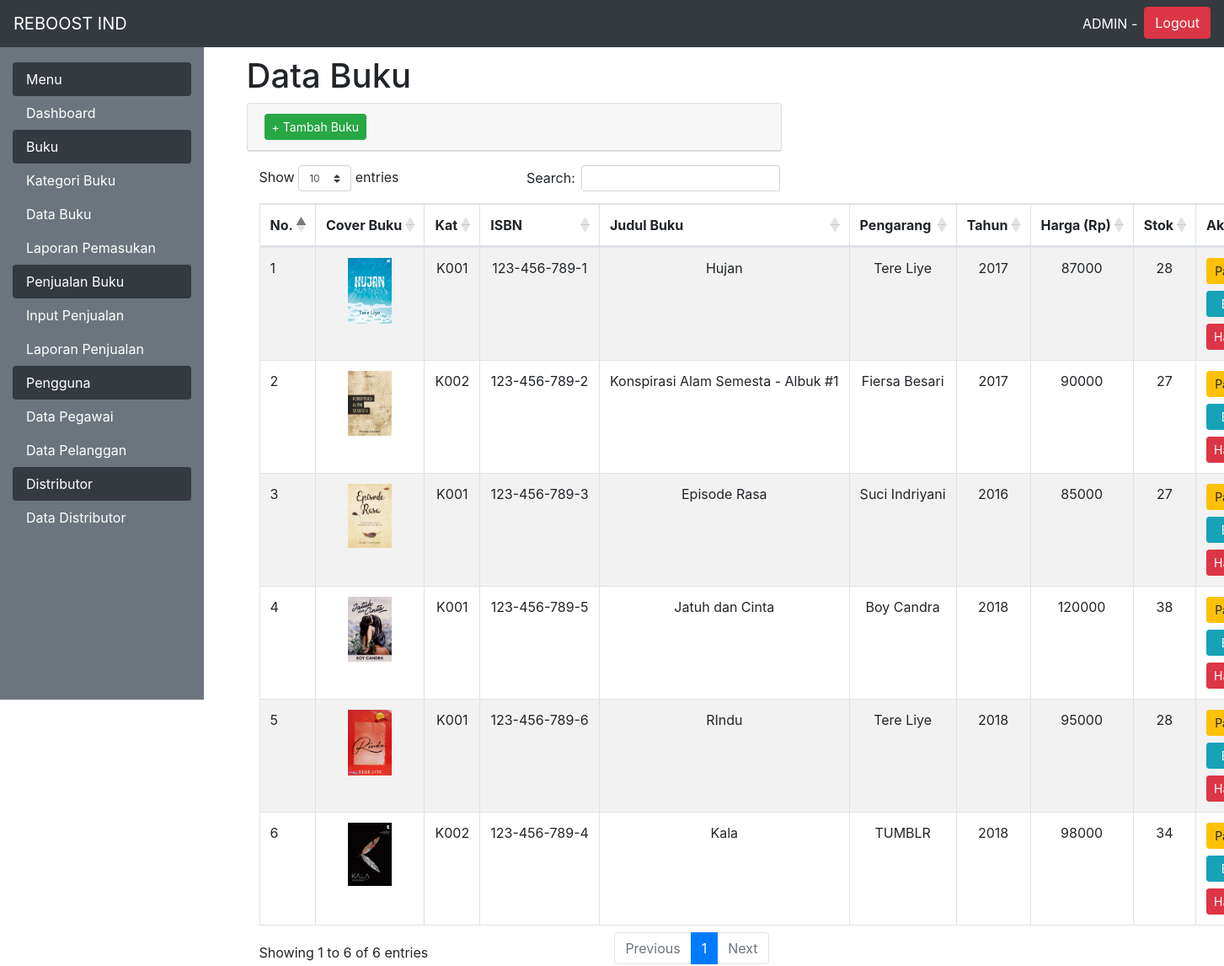
Page /admin.php?menu=databuku (signed in) on the committed database.
### tables this page shows
CREATE TABLE `buku` (
  `id_buku` int(11) NOT NULL,
  `id_kat` char(4) NOT NULL,
  `cover` varchar(50) NOT NULL,
  `isbn` char(13) NOT NULL,
  `judul` varchar(100) NOT NULL,
  `pengarang` varchar(50) NOT NULL,
  `tahun` char(4) NOT NULL,
  `harga` int(11) NOT NULL,
  `stok` int(11) NOT NULL
);

### functions.php (called while the page is built, shortened)
<?php
	$conn = mysqli_connect("localhost","root","","reboost");
	function query($query)
	{
		global $conn;
		$result = mysqli_query($conn, $query);
		$rows = [];
		while ($row = mysqli_fetch_assoc($result))
		{
			$rows[] = $row;
		}
		return $rows;
	}
 ?>

### menu/databuku.php (the view, shortened to what this page needs)
<?php
$ses_explode = explode(",", $_SESSION['login']);
include 'functions.php';
$books = query("SELECT * FROM buku");
 ?>
<div class="container">
	<h1 class="page-heading">Data Buku</h1>
	<div class="row">
		<br>
			<div class="col-md-7">
			<div class="">
			<?php if($ses_explode[2]==1) :  ?>
			<div class="card mb-3" >
				<div class="card-header bg-default"><button class="btn btn-success btn-sm" type="button" data-toggle="collapse" data-target="#tambahKaryawan">
						+ Tambah Buku
					</button></div>
		<?php endif; ?>
		</div>
	</div>
	<div class="col-md-12">
		<table class="table table-striped table-bordered dt-responsive nowrap" id="example">
			<thead>
				<tr>
				  <td align="center" data-priority="1"><b>No.</b></td>
	              <td align="center" data-priority="8"><b>Cover Buku</b></td>
	              <td align="center"><b>Kat</b></td>
	              <td align="center" data-priority="3"><b>ISBN</b></td>
	              <td align="center" data-priority="2"><b>Judul Buku</b></td>
	              <td align="center" data-priority="4"><b>Pengarang</b></td>
	              <td align="center"><b>Tahun</b></td>
	              <td align="center" data-priority="5"><b>Harga (Rp)</b></td>
	              <td align="center" data-priority="6"><b>Stok</b></td>
	              <?php if($ses_explode[2]==1) :  ?>
	              <td align="center" data-priority="7"><b>Aksi</b></td>
	          	  <?php endif; ?>
				</tr>
			</thead>
			<tbody>
				<?php $i = 1; ?>
	            <?php foreach ($books as $book) : ?>
	              <tr>
	                <td width="5%"><?php echo "$i"; ?></td>
	                <td width="15%" align="center"><img src="img/<?php echo $book["cover"]; ?>" width=50%></td>
	                <td width="5%" align="center"><?php echo $book["id_kat"]; ?></td>
	                <td width="15%" align="center"><?php echo $book["isbn"]; ?></td>
	                <td width="20%" align="center"><?php echo $book["judul"]; ?></td>
	                <td width="10%" align="center"><?php echo $book["pengarang"]; ?></td>
	                <td width="10%" align="center"><?php echo $book["tahun"]; ?></td>
	                <td width="10%" align="center"><?php echo $book["harga"]; ?></td>
	                <td width="5%" align="center"><?php echo $book["stok"]; ?></td>
	                <?php if($ses_explode[2]==1) :  ?>
	                <td width="5%" align="center">
	                      <a name="pasok" href="?menu=pasok&id=<?php echo $book["id_buku"]; ?>" class="btn btn-warning btn-sm btn-block">Pasok</a>
	                      <a name="edit" href="?menu=editbuku&id=<?php echo $book["id_buku"]; ?>" class="btn btn-info btn-sm btn-block">Edit</a>
	                       <a name="hapus" onclick="return confirm('Yakin Ingin Menghapus Data?')" href="?menu=hapusbuku&id=<?php echo $book["id_buku"]; ?>" class="btn btn-danger btn-sm btn-block">Hapus</a>
	                </td>
	                <?php endif; ?>
	              </tr>
	              <?php $i++; ?>
	            <?php endforeach; ?>
			</tbody>
		</table>
	</div>
</div>
</div>

### admin.php (shortened to what this page needs)
<!doctype html>
<html lang="en">
  <head>
    <link rel="stylesheet" href="https://maxcdn.bootstrapcdn.com/bootstrap/4.0.0-beta.2/css/bootstrap.min.css">
    <link rel="stylesheet" href="//cdnjs.cloudflare.com/ajax/libs/twitter-bootstrap/4.0.0-beta/css/bootstrap.css">
    <link rel="stylesheet" href="https://cdn.datatables.net/1.10.16/css/dataTables.bootstrap4.min.css">
    <link rel="stylesheet" href="https://cdn.datatables.net/responsive/2.2.1/css/responsive.bootstrap4.min.css">
  </head>
  <body>
    <header>
      <nav class="navbar navbar-expand-md navbar-dark fixed-top bg-dark">
        <a class="navbar-brand" href="?menu=default">REBOOST IND</a>
        <div class="collapse navbar-collapse" id="navbarsExampleDefault">
          <ul class="nav navbar-nav navbar-right">
            <li class="nav-item active">
              <a class="nav-link" href="#">ADMIN  -</a>
            </li>
            <li>
              <a href="menu/logout.php" class="btn btn-danger">Logout</a>
            </li>
          </ul>
        </div>
      </nav>
    </header>
    <div class="container-fluid" style="margin-top:50px;">
      <div class="row">
        <nav class="col-sm-3 col-md-2 d-none d-sm-block bg-secondary sidebar" style="position: fixed;height:780px">
          <ul class="nav nav-pills flex-column">
            <br>
            <li class="nav-item">
              <div class="nav-link active bg-dark">Menu</div>
            </li>
            <li class="nav-item active">
              <a class="nav-link text-white" href="?menu=default">Dashboard</a>
            </li>
            <li class="nav-item">
              <div class="nav-link active bg-dark">Buku</div>
            </li>
            <li class="nav-item">
              <a class="nav-link text-white" href="?menu=kategoribuku">Kategori Buku</a>
            </li>
            <li class="nav-item">
              <a class="nav-link text-white" href="?menu=databuku">Data Buku</a>
            </li>
            <li class="nav-item">
              <a class="nav-link text-white" href="?menu=datapemasukan">Laporan Pemasukan</a>
            </li>
            <li class="nav-item">
              <div class="nav-link active bg-dark">Penjualan Buku</div>
            </li>
            <li class="nav-item">
              <a class="nav-link text-white" href="?menu=inputpenjualan">Input Penjualan</a>
            </li>
            <li class="nav-item">
              <a class="nav-link text-white" href="?menu=laporanpenjualan">Laporan Penjualan</a>
            </li>
            <li class="nav-item">
              <div class="nav-link active bg-dark">Pengguna</div>
            </li>
            <li class="nav-item">
              <a class="nav-link text-white" href="?menu=datapegawai">Data Pegawai</a>
            </li>
            <li class="nav-item">
              <a class="nav-link text-white" href="?menu=datapelanggan">Data Pelanggan</a>
            </li>
            <li class="nav-item">
              <div class="nav-link active bg-dark">Distributor</div>
            </li>
            <li class="nav-item">
              <a class="nav-link text-white" href="?menu=datadistributor">Data Distributor</a>
            </li>
          </ul>
        </nav>
        <main role="main" class="col-sm-9 ml-sm-auto col-md-10 pt-3">
          <?php
            switch ($_GET['menu']) {
              case 'databuku':
                include 'menu/databuku.php';
                break;
            }
          ?>
        </main>
      </div>
    </div>
  </body>
</html>

### rows in the picture
buku: cover (picture), id_kat "K001", isbn "123-456-789-1", judul "Hujan", pengarang "Tere Liye", tahun "2017", harga "87000", stok "28"
buku: cover (picture), id_kat "K002", isbn "123-456-789-2", judul "Konspirasi Alam Semesta - Albuk #1", pengarang "Fiersa Besari", tahun "2017", harga "90000", stok "27"
buku: cover (picture), id_kat "K001", isbn "123-456-789-3", judul "Episode Rasa", pengarang "Suci Indriyani", tahun "2016", harga "85000", stok "27"
buku: cover (picture), id_kat "K001", isbn "123-456-789-5", judul "Jatuh dan Cinta", pengarang "Boy Candra", tahun "2018", harga "120000", stok "38"
buku: cover (picture), id_kat "K001", isbn "123-456-789-6", judul "RIndu", pengarang "Tere Liye", tahun "2018", harga "95000", stok "28"
buku: cover (picture), id_kat "K002", isbn "123-456-789-4", judul "Kala", pengarang "TUMBLR", tahun "2018", harga "98000", stok "34"
